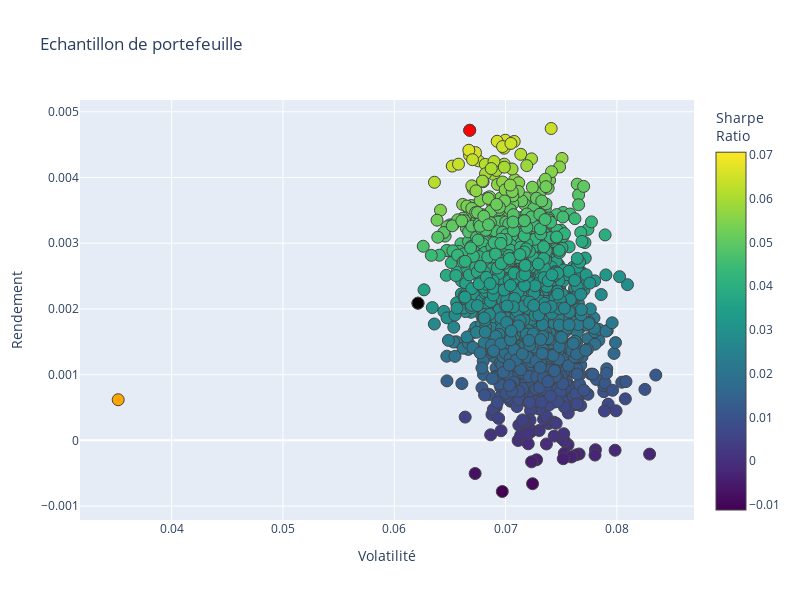

Here is the notebook cell this chart was saved with:
### Code cell
## Visualiser le point de portefeuille avec risque minimum sur l'échantillon de portefeuille : Le point orange
Portefeuilles = go.Scatter(x = risq, y = R_esp, mode = "markers", marker = dict(size = 12,
        color = SR, colorscale = "Viridis", showscale = True, line_width = 1, colorbar = dict(title = "Sharpe<br>Ratio")
        ),text = "portefeuille")
Minimum_Volatilite = go.Scatter(x = np.array(risq[minIndex]), y = np.array(R_esp[minIndex]), mode = "markers",
                                marker = dict(color = "black", size = 12, line_width = 1), text = "Risque minimum" )

Maximum_SharpeRatio = go.Scatter(x = np.array(risq[maxIndex]), y = np.array(R_esp[maxIndex]), mode = "markers",
                                marker = dict(color = "red", size = 12, line_width = 1), text = "Maximal Sharpe Ratio" )

MinVol_Portefeuille = go.Scatter(x = np.array(MinVolRisk), y = np.array(MinVolRend), mode = "markers",
                                marker = dict(color = "orange", size = 12, line_width = 1), text = "Le Portefeuille avec risque minimum" )
                                
data = [Portefeuilles, Minimum_Volatilite, Maximum_SharpeRatio, MinVol_Portefeuille]

layout = go.Layout(title = "Echantillon de portefeuille", yaxis = dict(title = "Rendement"), xaxis = dict(title = "Volatilité"),
                    width = 800, height = 600, showlegend = False)
fig = go.Figure(data = data, layout = layout)

fig.show()

### Figure 1 — Plotly figure (JSON) as saved in the notebook; plotly's stock layout.template omitted (floating-point values rounded to 4 significant figures; data arrays with more than 128 entries replaced by an {"elided": "..."} marker saying what was removed)
{"data": [{"marker": {"color": {"elided": "1500 float values"}, "colorbar": {"title": {"text": "Sharpe<br>Ratio"}}, "colorscale": [[0, "#440154"], [0.1111, "#482878"], [0.2222, "#3e4989"], [0.3333, "#31688e"], [0.4444, "#26828e"], [0.5556, "#1f9e89"], [0.6667, "#35b779"], [0.7778, "#6ece58"], [0.8889, "#b5de2b"], [1, "#fde725"]], "line": {"width": 1}, "showscale": true, "size": 12}, "mode": "markers", "text": "portefeuille", "type": "scatter", "x": {"elided": "1500 float values"}, "y": {"elided": "1500 float values"}}, {"marker": {"color": "black", "line": {"width": 1}, "size": 12}, "mode": "markers", "text": "Risque minimum", "type": "scatter", "x": [0.06213], "y": [0.002088]}, {"marker": {"color": "red", "line": {"width": 1}, "size": 12}, "mode": "markers", "text": "Maximal Sharpe Ratio", "type": "scatter", "x": [0.06678], "y": [0.004719]}, {"marker": {"color": "orange", "line": {"width": 1}, "size": 12}, "mode": "markers", "text": "Le Portefeuille avec risque minimum", "type": "scatter", "x": [0.0352], "y": [0.0006184]}], "layout": {"height": 600, "showlegend": false, "title": {"text": "Echantillon de portefeuille"}, "width": 800, "xaxis": {"title": {"text": "Volatilité"}}, "yaxis": {"title": {"text": "Rendement"}}}}
